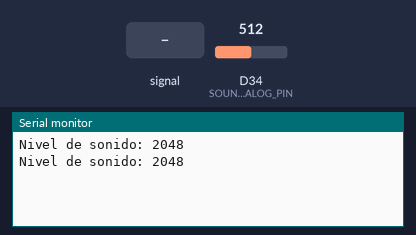
Bench run of a sketch on a simulated Arduino Due. Shown: the last lines printed to the serial monitor. Inputs (shaded band) come from the test bench; at power-on: D34 (SOUND_ANALOG_PIN) = 512 (analog values on the 0–1023 scale).

Above: at 1.8 s.
1.9 s: D34 (SOUND_ANALOG_PIN) fed a 200 Hz sine of ±255 counts around its level
At 2.7 s:
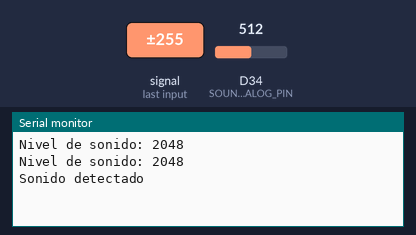
4.5 s: D34 (SOUND_ANALOG_PIN) set to 306
At 5.8 s:
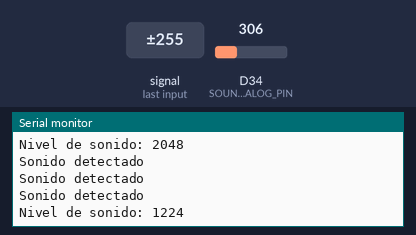
6.0 s: D34 (SOUND_ANALOG_PIN) fed a 1000 Hz sine of ±255 counts around its level
At 6.8 s:
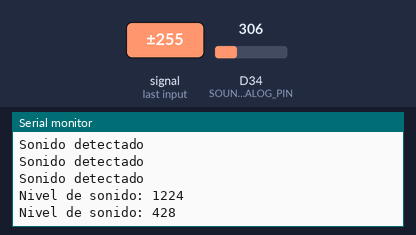
7.5 s: D34 (SOUND_ANALOG_PIN) set to 122
At 8.5 s:
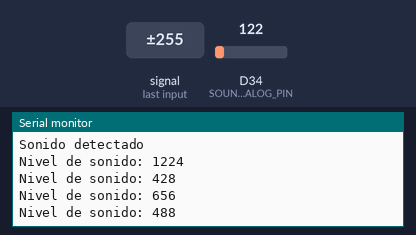
Timing chart, 0 to 10.0 s (numbered marks = the images above; inputs shaded):
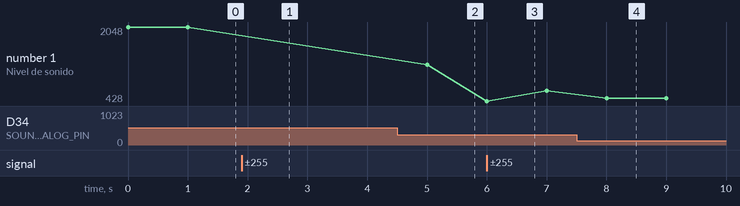

The sketch:

Big_sound.ino
```cpp
const int SOUND_ANALOG_PIN = 34; // Pin analógico al que está conectado el sensor de sonido
const int THRESHOLD = 2500; // Umbral de detección de sonido

void setup() {
  analogReadResolution(12); // Configura la resolución de lectura analógica a 12 bits
  Serial.begin(9600); // Inicia la comunicación serie a 9600 baudios
}

void loop() {
  int sound_analog = analogRead(SOUND_ANALOG_PIN);

  if (sound_analog > THRESHOLD) {
    Serial.println("Sonido detectado"); // Envía mensaje al monitor serie
  } else {
    Serial.print("Nivel de sonido: ");
    Serial.println(sound_analog); // Envía nivel de sonido al monitor serie
  }

  delay(1000); // Pequeña pausa para reducir la frecuencia de muestreo del sensor
}
```

Measured:
- after the input at 1.9 s, the serial monitor: prints a new line after 0.10 s (image 1)
- after the input at 4.5 s, the serial monitor: prints a new line after 0.50 s (image 2)
- after the input at 6.0 s, the serial monitor: prints a new line at once (image 3)
- after the input at 7.5 s, the serial monitor: prints a new line after 0.50 s (image 4)
- plotted number 1: 2048 → 1224 after the input at 4.5 s, 1224 → 656 after the input at 6.0 s, 656 → 488 after the input at 7.5 s
